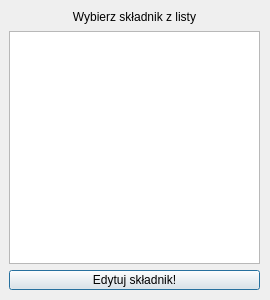
<?xml version="1.0" encoding="UTF-8"?>
<ui version="4.0">
 <class>editskladnikdialog</class>
 <widget class="QDialog" name="editskladnikdialog">
  <property name="windowModality">
   <enum>Qt::WindowModal</enum>
  </property>
  <property name="geometry">
   <rect>
    <x>0</x>
    <y>0</y>
    <width>270</width>
    <height>300</height>
   </rect>
  </property>
  <property name="windowTitle">
   <string>Edytuj składniki</string>
  </property>
  <widget class="QWidget" name="verticalLayoutWidget">
   <property name="geometry">
    <rect>
     <x>9</x>
     <y>9</y>
     <width>251</width>
     <height>281</height>
    </rect>
   </property>
   <layout class="QVBoxLayout" name="verticalLayout">
    <item>
     <widget class="QLabel" name="label">
      <property name="minimumSize">
       <size>
        <width>0</width>
        <height>16</height>
       </size>
      </property>
      <property name="maximumSize">
       <size>
        <width>16777215</width>
        <height>16</height>
       </size>
      </property>
      <property name="text">
       <string>Wybierz składnik z listy</string>
      </property>
      <property name="alignment">
       <set>Qt::AlignCenter</set>
      </property>
     </widget>
    </item>
    <item>
     <widget class="QListWidget" name="listWidget"/>
    </item>
    <item>
     <widget class="QPushButton" name="pushButton">
      <property name="minimumSize">
       <size>
        <width>0</width>
        <height>20</height>
       </size>
      </property>
      <property name="maximumSize">
       <size>
        <width>16777215</width>
        <height>20</height>
       </size>
      </property>
      <property name="text">
       <string>Edytuj składnik!</string>
      </property>
     </widget>
    </item>
   </layout>
  </widget>
 </widget>
 <resources/>
 <connections/>
</ui>
